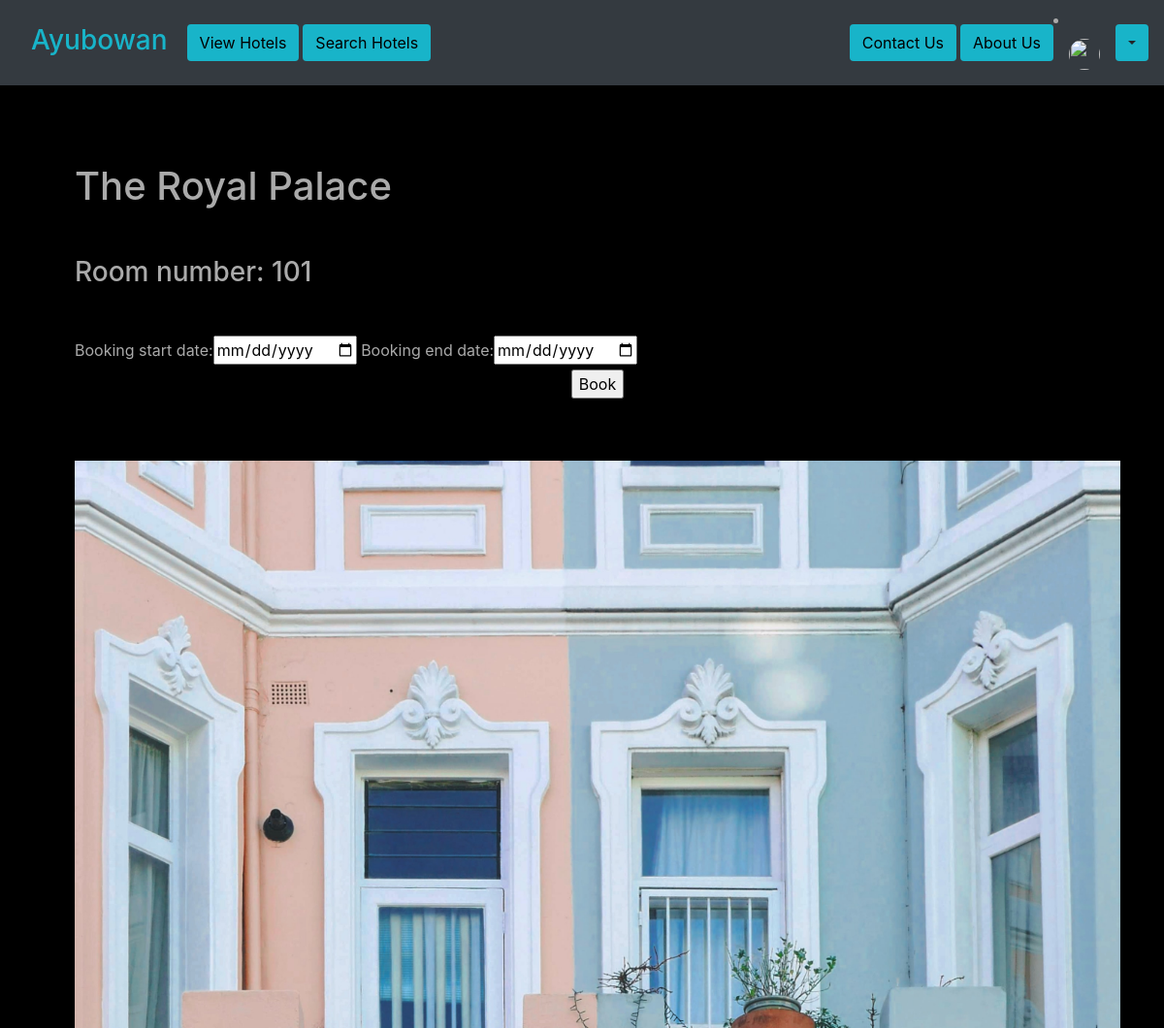
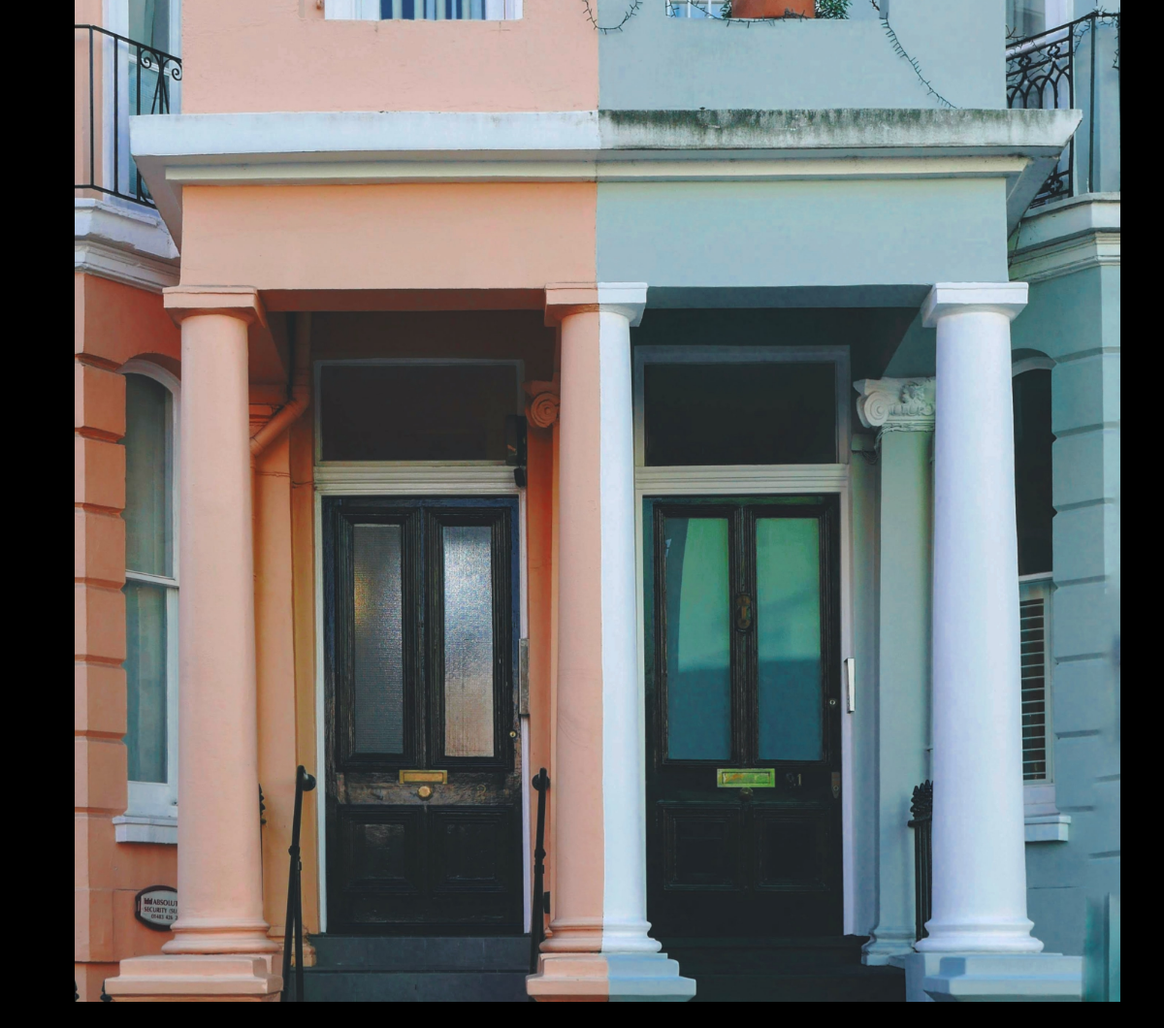
The app's page /hotel-room/rp-101 (signed in) with its own data (2 pictures, top to bottom).
### base/models.py (models this page shows, shortened)
class HotelRoom(models.Model):
    hotel = models.ForeignKey(Hotel, on_delete=models.CASCADE)
    room_number = models.IntegerField(blank=False, default='000')
    is_booked = models.BooleanField(default=False)
    slug = models.SlugField()

class Hotel(models.Model):
    location = models.ForeignKey(Location, on_delete=models.CASCADE, default=True, null=True)
    hotel_name = models.CharField(max_length=100)
    hotel_rating = models.IntegerField(default=1, validators=[
            MaxValueValidator(5),
            MinValueValidator(1)
        ])
    description = models.CharField(max_length=500, blank=False, default="Lorem ipsum dolor sit amet consectetur adipisicing elit.")
    slug = models.SlugField()
    image = models.ImageField(upload_to='images/', default='images/default.jpg')

### base/views.py (the view, shortened to what this page needs)
# urls.py: path('hotel-room/<slug>', views.hotel_rooms, name='hotel-room'),
def hotel_rooms(request, slug):
    hotel_room = get_object_or_404(HotelRoom, slug=slug)
    context = {
        'room': hotel_room
    }
    context['picture'] = request.user.social_auth.get(provider='auth0').extra_data['picture']
    if request.method == 'GET':
        form = DateForm()
        print(request.GET.get(''))
        context['form'] = form
        return render(request, "base/hotel-room.html", context)

### base/forms.py
class DateForm(forms.Form):
    booking_start_date = forms.DateField(widget=DateInput)
    booking_end_date = forms.DateField(widget=DateInput)

### base/templates/base/hotel-room.html (shortened to what this page needs)
{% extends "base/base.html" %}
{% load crispy_forms_tags %}
{% block content %}
    <h1 class="m-3 p-3">{{ room.hotel.hotel_name }}</h1>
    <h3 class="m-3 p-3">Room number: {{ room.room_number }}</h3>
    <div class="container m-3 p-3">
        <form method="POST">
            {{ form.as_table }}
            <p style="text-align: center"><input type="submit" value="Book"></p>
        </form>
    </div>
    <div class="container m-3 p-3">
        <img src="{{ room.hotel.image.url }}" alt="" width="100%">
    </div>
{% endblock content %}

### base/static/base/main.css (style rules this page uses)
body { background: #fafafa00; color: #aaaaaa; background-color: #78c2c9; }
.bg-black { background-color: rgb(0, 0, 0); }

### records on screen
HotelRoom: hotel.hotel_name "The Royal Palace", room_number "101", hotel.image (picture)
